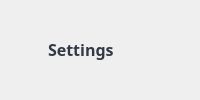
            <widget class="QWidget" name="widget_9" native="true">
             <layout class="QHBoxLayout" name="horizontalLayout_4">
              <property name="spacing">
               <number>0</number>
              </property>
              <property name="leftMargin">
               <number>0</number>
              </property>
              <property name="topMargin">
               <number>0</number>
              </property>
              <property name="rightMargin">
               <number>0</number>
              </property>
              <property name="bottomMargin">
               <number>0</number>
              </property>
              <item>
               <widget class="QWidget" name="widget_37" native="true">
                <layout class="QGridLayout" name="gridLayout_11">
                 <property name="leftMargin">
                  <number>15</number>
                 </property>
                 <item row="0" column="3">
                  <spacer name="horizontalSpacer_24">
                   <property name="orientation">
                    <enum>Qt::Horizontal</enum>
                   </property>
                   <property name="sizeHint" stdset="0">
                    <size>
                     <width>40</width>
                     <height>20</height>
                    </size>
                   </property>
                  </spacer>
                 </item>
                 <item row="0" column="1">
                  <widget class="QLabel" name="label_23">
                   <property name="minimumSize">
                    <size>
                     <width>27</width>
                     <height>27</height>
                    </size>
                   </property>
                   <property name="maximumSize">
                    <size>
                     <width>27</width>
                     <height>27</height>
                    </size>
                   </property>
                   <property name="text">
                    <string/>
                   </property>
                   <property name="pixmap">
                    <pixmap>settings.svg</pixmap>
                   </property>
                   <property name="scaledContents">
                    <bool>true</bool>
                   </property>
                  </widget>
                 </item>
                 <item row="0" column="2">
                  <widget class="QLabel" name="label_46">
                   <property name="font">
                    <font>
                     <family>Century Gothic</family>
                     <pointsize>12</pointsize>
                     <weight>75</weight>
                     <bold>true</bold>
                    </font>
                   </property>
                   <property name="styleSheet">
                    <string notr="true">color: rgb(49, 58, 70);</string>
                   </property>
                   <property name="text">
                    <string>Settings</string>
                   </property>
                  </widget>
                 </item>
                </layout>
               </widget>
              </item>
             </layout>
            </widget>
